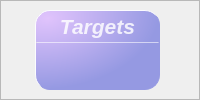
                       <widget class="QFrame" name="frame_10">
                        <property name="frameShape">
                         <enum>QFrame::StyledPanel</enum>
                        </property>
                        <property name="frameShadow">
                         <enum>QFrame::Raised</enum>
                        </property>
                        <layout class="QHBoxLayout" name="horizontalLayout_28">
                         <property name="spacing">
                          <number>6</number>
                         </property>
                         <property name="leftMargin">
                          <number>0</number>
                         </property>
                         <property name="topMargin">
                          <number>5</number>
                         </property>
                         <property name="rightMargin">
                          <number>5</number>
                         </property>
                         <property name="bottomMargin">
                          <number>5</number>
                         </property>
                         <item>
                          <widget class="QFrame" name="Target_QF2">
                           <property name="minimumSize">
                            <size>
                             <width>125</width>
                             <height>80</height>
                            </size>
                           </property>
                           <property name="maximumSize">
                            <size>
                             <width>125</width>
                             <height>80</height>
                            </size>
                           </property>
                           <property name="toolTipDuration">
                            <number>0</number>
                           </property>
                           <property name="styleSheet">
                            <string notr="true">QFrame#Target_QF2{
color: rgb(255, 255, 255);
border-radius: 15px;
background-color: qradialgradient(cx:0, cy:0, radius:1, fx:0.1, fy:0.1, stop:0 #E0C3FC,  stop:1  #9599E2);
border: 1px outset #9599E2;
}
</string>
                           </property>
                           <property name="frameShape">
                            <enum>QFrame::StyledPanel</enum>
                           </property>
                           <property name="frameShadow">
                            <enum>QFrame::Raised</enum>
                           </property>
                           <layout class="QVBoxLayout" name="verticalLayout_24" stretch="0,2,1">
                            <property name="spacing">
                             <number>0</number>
                            </property>
                            <property name="leftMargin">
                             <number>0</number>
                            </property>
                            <property name="topMargin">
                             <number>0</number>
                            </property>
                            <property name="rightMargin">
                             <number>0</number>
                            </property>
                            <property name="bottomMargin">
                             <number>0</number>
                            </property>
                            <item>
                             <widget class="QFrame" name="Target_top2">
                              <property name="styleSheet">
                               <string notr="true">border:none</string>
                              </property>
                              <property name="frameShape">
                               <enum>QFrame::StyledPanel</enum>
                              </property>
                              <property name="frameShadow">
                               <enum>QFrame::Raised</enum>
                              </property>
                              <layout class="QHBoxLayout" name="horizontalLayout_29">
                               <property name="spacing">
                                <number>0</number>
                               </property>
                               <property name="leftMargin">
                                <number>0</number>
                               </property>
                               <property name="topMargin">
                                <number>3</number>
                               </property>
                               <property name="rightMargin">
                                <number>0</number>
                               </property>
                               <property name="bottomMargin">
                                <number>3</number>
                               </property>
                               <item>
                                <widget class="QLabel" name="label_9">
                                 <property name="maximumSize">
                                  <size>
                                   <width>16777215</width>
                                   <height>30</height>
                                  </size>
                                 </property>
                                 <property name="font">
                                  <font>
                                   <family>Segoe UI</family>
                                   <pointsize>16</pointsize>
                                   <italic>true</italic>
                                   <bold>true</bold>
                                  </font>
                                 </property>
                                 <property name="styleSheet">
                                  <string notr="true">color: rgba(255, 255,255, 210);
text-align:center;
font: 700 italic 16pt &quot;Segoe UI&quot;;</string>
                                 </property>
                                 <property name="text">
                                  <string>Targets</string>
                                 </property>
                                 <property name="alignment">
                                  <set>Qt::AlignCenter</set>
                                 </property>
                                 <property name="indent">
                                  <number>0</number>
                                 </property>
                                </widget>
                               </item>
                              </layout>
                             </widget>
                            </item>
                            <item>
                             <widget class="Line" name="line_6">
                              <property name="maximumSize">
                               <size>
                                <width>16777215</width>
                                <height>1</height>
                               </size>
                              </property>
                              <property name="styleSheet">
                               <string notr="true">background-color: rgba(255, 255, 255, 89);</string>
                              </property>
                              <property name="orientation">
                               <enum>Qt::Horizontal</enum>
                              </property>
                             </widget>
                            </item>
                            <item>
                             <widget class="QFrame" name="Target_bottom2">
                              <property name="styleSheet">
                               <string notr="true">border:none</string>
                              </property>
                              <property name="frameShape">
                               <enum>QFrame::StyledPanel</enum>
                              </property>
                              <property name="frameShadow">
                               <enum>QFrame::Raised</enum>
                              </property>
                              <layout class="QVBoxLayout" name="verticalLayout_25">
                               <property name="spacing">
                                <number>0</number>
                               </property>
                               <property name="leftMargin">
                                <number>0</number>
                               </property>
                               <property name="topMargin">
                                <number>6</number>
                               </property>
                               <property name="rightMargin">
                                <number>0</number>
                               </property>
                               <property name="bottomMargin">
                                <number>6</number>
                               </property>
                               <item alignment="Qt::AlignTop">
                                <widget class="QLabel" name="Target_num2">
                                 <property name="minimumSize">
                                  <size>
                                   <width>0</width>
                                   <height>30</height>
                                  </size>
                                 </property>
                                 <property name="maximumSize">
                                  <size>
                                   <width>16777215</width>
                                   <height>30</height>
                                  </size>
                                 </property>
                                 <property name="font">
                                  <font>
                                   <family>Microsoft YaHei UI</family>
                                   <pointsize>12</pointsize>
                                   <italic>false</italic>
                                   <bold>false</bold>
                                   <underline>false</underline>
                                  </font>
                                 </property>
                                 <property name="styleSheet">
                                  <string notr="true">color: rgb(255, 255, 255);
font: 12pt &quot;Microsoft YaHei UI&quot;;
</string>
                                 </property>
                                 <property name="text">
                                  <string/>
                                 </property>
                                 <property name="alignment">
                                  <set>Qt::AlignCenter</set>
                                 </property>
                                </widget>
                               </item>
                              </layout>
                             </widget>
                            </item>
                           </layout>
                          </widget>
                         </item>
                        </layout>
                       </widget>
